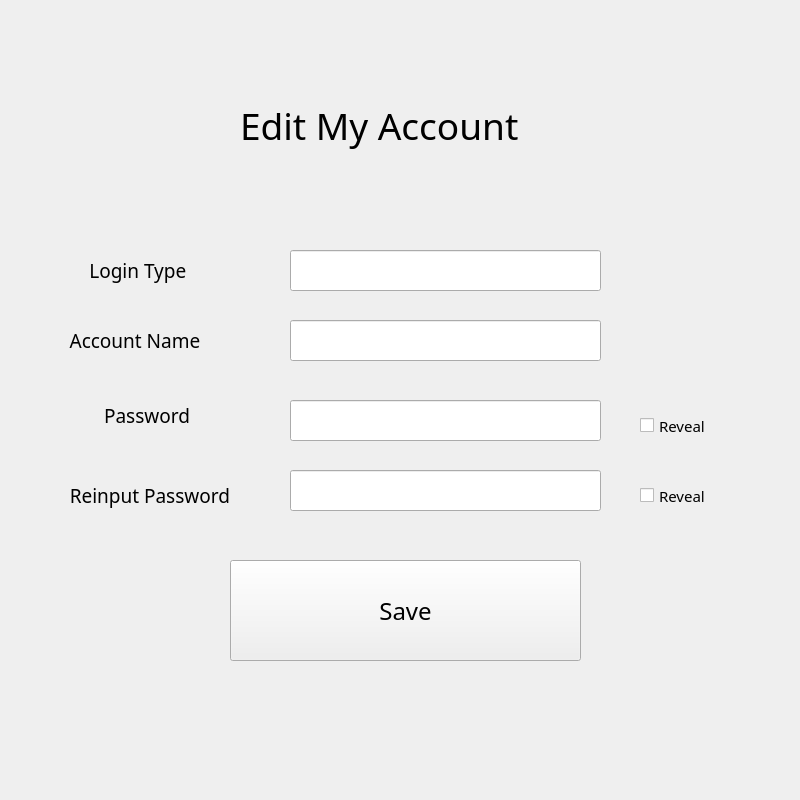
<?xml version="1.0" encoding="UTF-8"?>
<ui version="4.0">
 <class>AddWindow</class>
 <widget class="QMainWindow" name="AddWindow">
  <property name="geometry">
   <rect>
    <x>0</x>
    <y>0</y>
    <width>800</width>
    <height>800</height>
   </rect>
  </property>
  <property name="minimumSize">
   <size>
    <width>800</width>
    <height>800</height>
   </size>
  </property>
  <property name="maximumSize">
   <size>
    <width>800</width>
    <height>800</height>
   </size>
  </property>
  <property name="windowTitle">
   <string>Password Defender</string>
  </property>
  <widget class="QWidget" name="centralWidget">
   <widget class="QLabel" name="label_1">
    <property name="geometry">
     <rect>
      <x>40</x>
      <y>230</y>
      <width>191</width>
      <height>81</height>
     </rect>
    </property>
    <property name="font">
     <font>
      <family>Berlin Sans FB Demi</family>
      <pointsize>14</pointsize>
      <weight>9</weight>
      <italic>false</italic>
      <bold>false</bold>
     </font>
    </property>
    <property name="styleSheet">
     <string notr="true">font: 75 14pt &quot;Berlin Sans FB Demi&quot;;</string>
    </property>
    <property name="text">
     <string>          Login Type</string>
    </property>
   </widget>
   <widget class="QLabel" name="label_2">
    <property name="geometry">
     <rect>
      <x>40</x>
      <y>310</y>
      <width>211</width>
      <height>61</height>
     </rect>
    </property>
    <property name="font">
     <font>
      <family>Berlin Sans FB Demi</family>
      <pointsize>14</pointsize>
      <weight>9</weight>
      <italic>false</italic>
      <bold>false</bold>
     </font>
    </property>
    <property name="styleSheet">
     <string notr="true">font: 75 14pt &quot;Berlin Sans FB Demi&quot;;</string>
    </property>
    <property name="text">
     <string>      Account Name</string>
    </property>
   </widget>
   <widget class="QLabel" name="label_3">
    <property name="geometry">
     <rect>
      <x>30</x>
      <y>380</y>
      <width>211</width>
      <height>71</height>
     </rect>
    </property>
    <property name="font">
     <font>
      <family>Berlin Sans FB Demi</family>
      <pointsize>14</pointsize>
      <weight>9</weight>
      <italic>false</italic>
      <bold>false</bold>
     </font>
    </property>
    <property name="styleSheet">
     <string notr="true">font: 75 14pt &quot;Berlin Sans FB Demi&quot;;</string>
    </property>
    <property name="text">
     <string>               Password</string>
    </property>
   </widget>
   <widget class="QLineEdit" name="loginInput">
    <property name="geometry">
     <rect>
      <x>290</x>
      <y>250</y>
      <width>311</width>
      <height>41</height>
     </rect>
    </property>
    <property name="font">
     <font>
      <family>Arial</family>
      <pointsize>14</pointsize>
     </font>
    </property>
   </widget>
   <widget class="QLineEdit" name="accountInput">
    <property name="geometry">
     <rect>
      <x>290</x>
      <y>320</y>
      <width>311</width>
      <height>41</height>
     </rect>
    </property>
    <property name="font">
     <font>
      <family>Arial</family>
      <pointsize>14</pointsize>
     </font>
    </property>
   </widget>
   <widget class="QLineEdit" name="password">
    <property name="geometry">
     <rect>
      <x>290</x>
      <y>400</y>
      <width>311</width>
      <height>41</height>
     </rect>
    </property>
    <property name="font">
     <font>
      <family>Arial</family>
      <pointsize>14</pointsize>
     </font>
    </property>
    <property name="echoMode">
     <enum>QLineEdit::Password</enum>
    </property>
   </widget>
   <widget class="QLineEdit" name="reinPassword">
    <property name="geometry">
     <rect>
      <x>290</x>
      <y>470</y>
      <width>311</width>
      <height>41</height>
     </rect>
    </property>
    <property name="font">
     <font>
      <family>Arial</family>
      <pointsize>14</pointsize>
     </font>
    </property>
    <property name="echoMode">
     <enum>QLineEdit::Password</enum>
    </property>
   </widget>
   <widget class="QLabel" name="label_4">
    <property name="geometry">
     <rect>
      <x>50</x>
      <y>460</y>
      <width>221</width>
      <height>71</height>
     </rect>
    </property>
    <property name="font">
     <font>
      <family>Berlin Sans FB Demi</family>
      <pointsize>14</pointsize>
      <weight>9</weight>
      <italic>false</italic>
      <bold>false</bold>
     </font>
    </property>
    <property name="styleSheet">
     <string notr="true">font: 87 14pt &quot;Segoe UI Black&quot;;
font: 14pt &quot;Arial&quot;;
font: 14pt &quot;Arial Rounded MT Bold&quot;;
font: 75 14pt &quot;Berlin Sans FB Demi&quot;;</string>
    </property>
    <property name="text">
     <string>    Reinput Password</string>
    </property>
   </widget>
   <widget class="QPushButton" name="createButton">
    <property name="geometry">
     <rect>
      <x>230</x>
      <y>560</y>
      <width>351</width>
      <height>101</height>
     </rect>
    </property>
    <property name="font">
     <font>
      <family>Berlin Sans FB Demi</family>
      <pointsize>18</pointsize>
      <weight>9</weight>
      <italic>false</italic>
      <bold>false</bold>
     </font>
    </property>
    <property name="styleSheet">
     <string notr="true">border-image: url(:/new/prefix1/images/button.png);
font: 75 18pt &quot;Berlin Sans FB Demi&quot;;</string>
    </property>
    <property name="text">
     <string>Save</string>
    </property>
   </widget>
   <widget class="QLabel" name="label_5">
    <property name="geometry">
     <rect>
      <x>240</x>
      <y>30</y>
      <width>431</width>
      <height>191</height>
     </rect>
    </property>
    <property name="font">
     <font>
      <family>Gill Sans Ultra Bold</family>
      <pointsize>28</pointsize>
      <weight>50</weight>
      <italic>false</italic>
      <bold>false</bold>
     </font>
    </property>
    <property name="styleSheet">
     <string notr="true">font: 87 16pt &quot;Segoe UI Black&quot;;
font: 28pt &quot;Gill Sans Ultra Bold&quot;;</string>
    </property>
    <property name="text">
     <string>Edit My Account</string>
    </property>
   </widget>
   <widget class="QLabel" name="label">
    <property name="geometry">
     <rect>
      <x>-140</x>
      <y>-20</y>
      <width>1031</width>
      <height>851</height>
     </rect>
    </property>
    <property name="text">
     <string/>
    </property>
    <property name="pixmap">
     <pixmap resource="../myresources.qrc">:/new/prefix1/images/bg.jpg</pixmap>
    </property>
   </widget>
   <widget class="QCheckBox" name="revealInput">
    <property name="geometry">
     <rect>
      <x>640</x>
      <y>380</y>
      <width>121</width>
      <height>91</height>
     </rect>
    </property>
    <property name="font">
     <font>
      <family>Berlin Sans FB Demi</family>
      <pointsize>11</pointsize>
      <weight>9</weight>
      <italic>false</italic>
      <bold>false</bold>
     </font>
    </property>
    <property name="styleSheet">
     <string notr="true">font: 75 11pt &quot;Berlin Sans FB Demi&quot;;</string>
    </property>
    <property name="text">
     <string>Reveal</string>
    </property>
   </widget>
   <widget class="QCheckBox" name="revealReinput">
    <property name="geometry">
     <rect>
      <x>640</x>
      <y>460</y>
      <width>111</width>
      <height>71</height>
     </rect>
    </property>
    <property name="font">
     <font>
      <family>Berlin Sans FB Demi</family>
      <pointsize>11</pointsize>
      <weight>9</weight>
      <italic>false</italic>
      <bold>false</bold>
     </font>
    </property>
    <property name="styleSheet">
     <string notr="true">font: 75 11pt &quot;Berlin Sans FB Demi&quot;;</string>
    </property>
    <property name="text">
     <string>Reveal</string>
    </property>
   </widget>
   <zorder>label</zorder>
   <zorder>label_1</zorder>
   <zorder>label_2</zorder>
   <zorder>label_3</zorder>
   <zorder>loginInput</zorder>
   <zorder>accountInput</zorder>
   <zorder>password</zorder>
   <zorder>reinPassword</zorder>
   <zorder>label_4</zorder>
   <zorder>createButton</zorder>
   <zorder>label_5</zorder>
   <zorder>revealInput</zorder>
   <zorder>revealReinput</zorder>
  </widget>
 </widget>
 <layoutdefault spacing="6" margin="11"/>
 <resources>
  <include location="../myresources.qrc"/>
 </resources>
 <connections/>
</ui>
